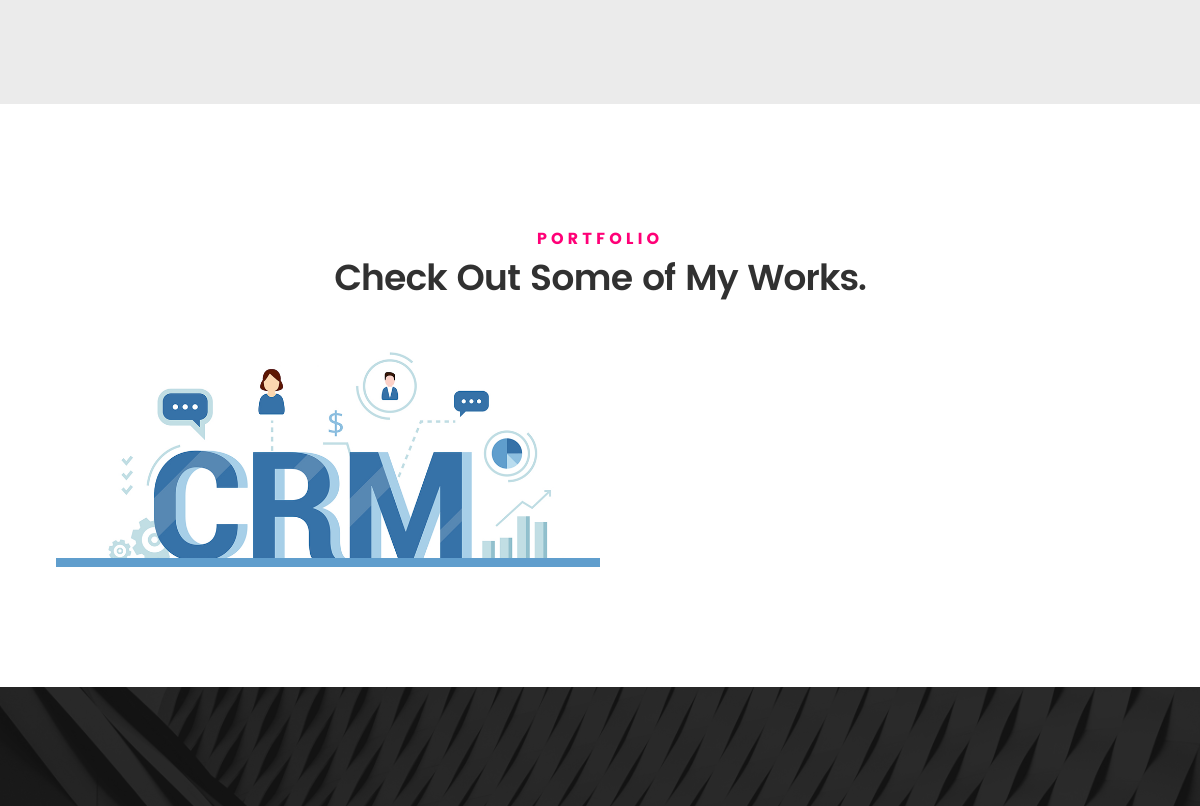
The app's page / (middle part), older data.
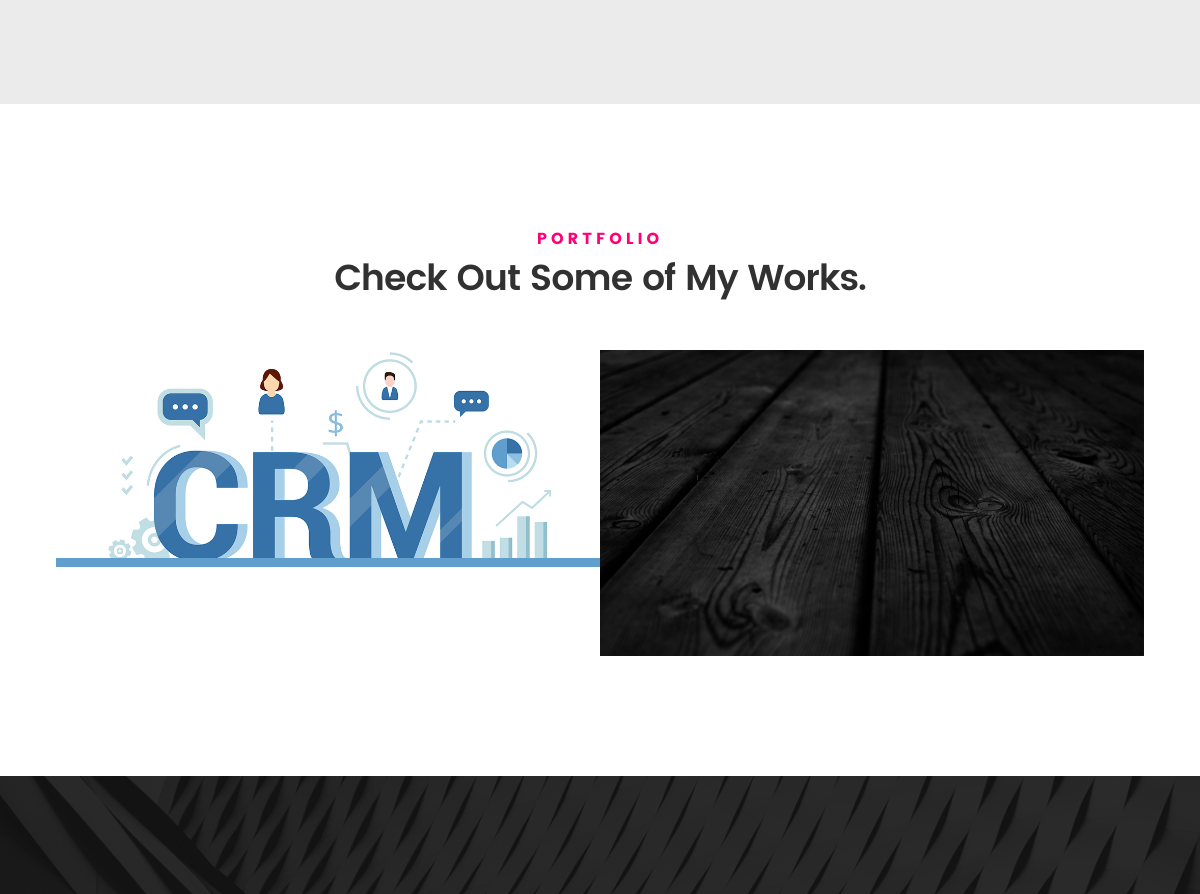
The same page, newer data.
### portfolio/models.py (models this page shows, shortened)
class Projects(models.Model):
    title = models.CharField(max_length=111, null=True, blank=True)
    image = models.ImageField(upload_to="projects/", blank=True, null=True)
    text = RichTextField()
    url = models.URLField(blank=True, null=True)
    class Meta:
        verbose_name = 'Project'
        verbose_name_plural = 'Projects'

### portfolio/views.py (the view)
# urls.py: 2. Add a URL to urlpatterns:  path('', views.home, name='home')
def home(request):
    projects = Projects.objects.all()
    context = {
        'projects':projects
    }
    return render(request, 'index.html', context)

### templates/index.html (shortened to what this page needs)
{% load static %}
<!DOCTYPE html>
<html class="no-js" lang="en">
<head>
   <link rel="stylesheet" href="{% static 'css/base.css' %}">
   <link rel="stylesheet" href="{% static 'css/main.css' %}">
   <link rel="stylesheet" href="{% static 'css/vendor.css' %}">
   <link rel="stylesheet" href="https://cdn.jsdelivr.net/npm/bootstrap-icons@1.5.0/font/bootstrap-icons.css">
</head>
<body id="top">
	<section id="resume" class="grey-section">
	</section>
	<section id="portfolio">
		<div class="row section-intro">
   		<div class="col-twelve">
   			<h5>Portfolio</h5>
   			<h1>Check Out Some of My Works.</h1>
   		</div>
   	</div>
   	<div class="row portfolio-content">
   		<div class="col-twelve">
	         <div id="folio-wrapper" class="block-1-2 block-mob-full stack">
				{% for el in projects %}
	         	<div class="bgrid folio-item">
	               <div class="item-wrap" id="modal_1" >
	               	<img src="{{ el.image.url }}" alt="Liberty">
	                  <a data-id="{{el.id}}" href="#modal-01" class="overlay">
	                     <div class="folio-item-table">
	                     </div>
	                  </a>
	               </div>
	        		</div>
					{% endfor %}
	         </div>
   		</div>
   	</div>
	</section>
	<section id="services">
		<div class="overlay"></div>
	</section>
</body>
</html>

Row changes from the older to the newer data that the page shows:
added Projects: image (picture)
